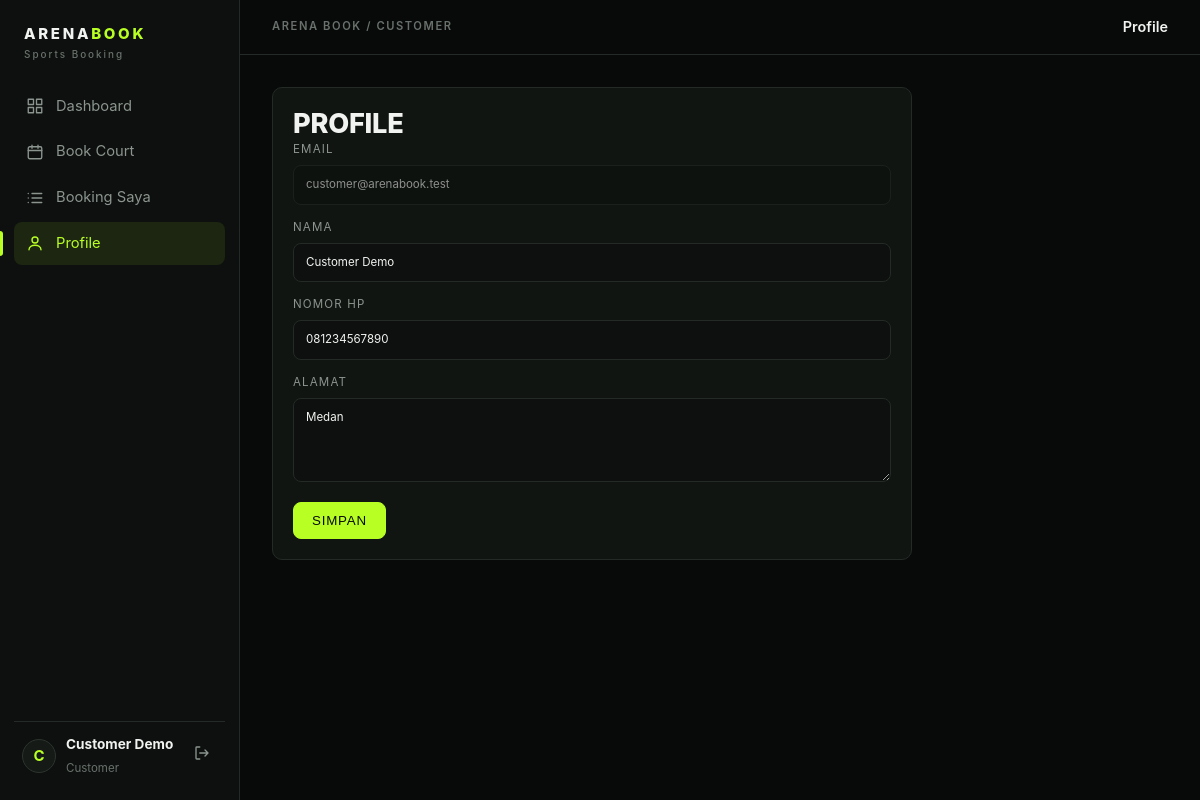
The app's page /customer/profile.php (signed in) with its own data.
### tables this page shows
CREATE TABLE customers(id INT AUTO_INCREMENT PRIMARY KEY,user_id INT NOT NULL UNIQUE,phone VARCHAR(30) NOT NULL,address TEXT,created_at TIMESTAMP DEFAULT CURRENT_TIMESTAMP,updated_at TIMESTAMP DEFAULT CURRENT_TIMESTAMP ON UPDATE CURRENT_TIMESTAMP,FOREIGN KEY(user_id) REFERENCES users(id) ON DELETE CASCADE);

CREATE TABLE users(id INT AUTO_INCREMENT PRIMARY KEY,name VARCHAR(100) NOT NULL,email VARCHAR(150) NOT NULL UNIQUE,password VARCHAR(255) NOT NULL,role ENUM('admin','customer') NOT NULL DEFAULT 'customer',created_at TIMESTAMP DEFAULT CURRENT_TIMESTAMP,updated_at TIMESTAMP DEFAULT CURRENT_TIMESTAMP ON UPDATE CURRENT_TIMESTAMP);

### customer/profile.php (the view, shortened to what this page needs)
<?php
requireCustomer(); $pdo = db(); $uid = currentUser()['id']; $errs = [];
$s = $pdo->prepare('SELECT u.name,u.email,c.phone,c.address FROM users u JOIN customers c ON c.user_id=u.id WHERE u.id=?'); $s->execute([$uid]); $p = $s->fetch();
layout_head('Profile', customerNav());
?>
<form method="post" class="card narrow"><h1>PROFILE</h1><?php foreach ($errs as $x) echo '<div class="alert err">' . e($x) . '</div>'; ?><?= csrf_field() ?>
<label>Email<input value="<?= e($p['email']) ?>" disabled></label>
<label>Nama<input name="name" required value="<?= e($p['name']) ?>"></label>
<label>Nomor HP<input name="phone" required value="<?= e($p['phone']) ?>"></label>
<label>Alamat<textarea name="address"><?= e($p['address']) ?></textarea></label><button class="btn">SIMPAN</button></form>
<?php layout_foot();

### config/functions.php (shortened to what this page needs)
<?php
function e($v): string { return htmlspecialchars((string)$v, ENT_QUOTES, 'UTF-8'); }
function flash(?string $msg = null, string $type = 'ok') {
    $f = $_SESSION['flash'] ?? null; unset($_SESSION['flash']); return $f;
}
function icon(string $n): string {
    static $p = [
        'grid' => '<rect x="3" y="3" width="7" height="7"/><rect x="14" y="3" width="7" height="7"/><rect x="3" y="14" width="7" height="7"/><rect x="14" y="14" width="7" height="7"/>',
        'cal' => '<rect x="3" y="5" width="18" height="16" rx="2"/><path d="M3 10h18M8 3v4M16 3v4"/>',
        'list' => '<path d="M8 6h13M8 12h13M8 18h13M3 6h.01M3 12h.01M3 18h.01"/>',
        'user' => '<circle cx="12" cy="8" r="4"/><path d="M4 21c0-4 4-6 8-6s8 2 8 6"/>',
        'court' => '<rect x="3" y="5" width="18" height="14" rx="1"/><path d="M12 5v14"/><circle cx="12" cy="12" r="2.5"/>',
        'clock' => '<circle cx="12" cy="12" r="9"/><path d="M12 7v5l3 2"/>',
        'users' => '<circle cx="9" cy="8" r="3.5"/><path d="M2 20c0-3.5 3-5 7-5s7 1.5 7 5M17 4.5a3.5 3.5 0 010 7M22 20c0-3-2-4.5-4-5"/>',
        'out' => '<path d="M9 4H5a1 1 0 00-1 1v14a1 1 0 001 1h4M16 8l4 4-4 4M20 12H9"/>'];
    return '<svg class="ic" viewBox="0 0 24 24" fill="none" stroke="currentColor" stroke-width="1.8" stroke-linecap="round" stroke-linejoin="round" aria-hidden="true">' . ($p[$n] ?? '') . '</svg>';
}
function layout_head(string $title, string $nav = ''): void {
    $u = $_SESSION['user'] ?? null; $f = flash();
    echo '<!DOCTYPE html><html lang="id"><head><meta charset="utf-8"><meta name="viewport" content="width=device-width,initial-scale=1"><title>' . e($title) . ' - ArenaBook</title><link rel="stylesheet" href="' . BASE . '/assets/css/style.css"></head>';
    if (!$u) {
        echo '<body class="guest"><div class="brand center">ARENA<span>BOOK</span><small>Sports Booking</small></div><main class="content">';
    } else {
        $admin = ($u['role'] ?? '') === 'admin';
        $menu = $admin
            ? [['admin/dashboard.php', 'grid', 'Dashboard'], ['admin/bookings.php', 'list', 'Bookings'], ['admin/fields.php', 'court', 'Courts'], ['admin/schedules.php', 'clock', 'Schedules'], ['admin/customers.php', 'users', 'Customers']]
            : [['customer/index.php', 'grid', 'Dashboard'], ['customer/booking.php', 'cal', 'Book Court'], ['customer/bookings.php', 'list', 'Booking Saya'], ['customer/profile.php', 'user', 'Profile']];
        $alias = ['admin/field_create.php' => 'admin/fields.php', 'admin/field_edit.php' => 'admin/fields.php', 'admin/booking_detail.php' => 'admin/bookings.php', 'customer/booking_detail.php' => 'customer/bookings.php'];
        $cur = basename(dirname($_SERVER['SCRIPT_NAME'])) . '/' . basename($_SERVER['SCRIPT_NAME']);
        $cur = $alias[$cur] ?? $cur;
        echo '<body><div class="app"><aside class="side"><a class="brand" href="' . BASE . '/">ARENA<span>BOOK</span><small>Sports Booking</small></a><nav class="menu">';
        foreach ($menu as $m) echo '<a href="' . BASE . '/' . $m[0] . '" class="' . ($cur === $m[0] ? 'active' : '') . '">' . icon($m[1]) . '<span>' . e($m[2]) . '</span></a>';
        echo '</nav><div class="me"><div class="av">' . e(strtoupper(mb_substr($u['name'], 0, 1))) . '</div><div class="who"><b>' . e($u['name']) . '</b><small>' . ($admin ? 'Administrator' : 'Customer') . '</small></div>';
        echo '<a class="out" href="' . BASE . '/auth/logout.php" title="Logout">' . icon('out') . '</a></div></aside><div class="main">';
        echo '<header class="top"><span class="eyebrow">ARENA BOOK / ' . ($admin ? 'ADMIN' : 'CUSTOMER') . '</span><span class="ptitle">' . e($title) . '</span></header><main class="content">';
    }
}
function layout_foot(): void { echo '</main>' . (isset($_SESSION['user']) ? '</div></div>' : '') . '<script src="' . BASE . '/assets/js/script.js"></script></body></html>'; }

### assets/css/style.css (style rules this page uses)
:root { --bg:#080a09;--s1:#0d100e;--s2:#111512;--s3:#151a16;--bd:#242a26;--bd2:#2d342f;--tx:#f1f3f0;--mu:#8b948e;--mu2:#69716c;--ac:#b8ff24;--acs:rgba(184,255,36,.09);--red:#e5534b;--amb:#d9a441;--r:10px }
* { box-sizing:border-box }
html { -webkit-text-size-adjust:100% }
body { margin:0;background:var(--bg);color:var(--tx);font:15px/1.55 Inter,Manrope,system-ui,-apple-system,"Segoe UI",sans-serif }
a { color:inherit;text-decoration:none }
h1,h2,h3 { margin:0;line-height:1.2;letter-spacing:-.01em }
h1 { font-size:1.7rem;font-weight:800 }
.eyebrow { display:block;font-size:.7rem;letter-spacing:.14em;text-transform:uppercase;color:var(--mu2);font-weight:600 }
.app { display:grid;grid-template-columns:240px 1fr;min-height:100vh }
.side { position:sticky;top:0;height:100vh;display:flex;flex-direction:column;padding:22px 14px;background:var(--s1);border-right:1px solid var(--bd) }
.brand { display:block;font-weight:800;letter-spacing:.18em;padding:0 10px 22px }
.brand span { color:var(--ac) }
.brand small { display:block;font-size:.62rem;letter-spacing:.2em;color:var(--mu2);font-weight:500;margin-top:2px }
.menu { display:flex;flex-direction:column;gap:3px;flex:1 }
.menu a { position:relative;display:flex;align-items:center;gap:12px;padding:10px 12px;border-radius:8px;color:var(--mu);font-size:.92rem;transition:.18s }
.menu a.active { background:var(--acs);color:var(--ac) }
.menu a.active:before { content:"";position:absolute;left:-14px;top:9px;bottom:9px;width:3px;border-radius:0 3px 3px 0;background:var(--ac) }
.ic { width:18px;height:18px;flex:none }
.me { display:flex;align-items:center;gap:10px;padding:12px 8px 0;border-top:1px solid var(--bd) }
.av { width:34px;height:34px;border-radius:50%;background:var(--s3);border:1px solid var(--bd2);display:grid;place-items:center;font-weight:700;color:var(--ac);flex:none }
.who { min-width:0;flex:1 }
.who b { display:block;font-size:.85rem;white-space:nowrap;overflow:hidden;text-overflow:ellipsis }
.who small { color:var(--mu2);font-size:.72rem }
.out { color:var(--mu);padding:6px;border-radius:6px;transition:.18s }
.main { min-width:0 }
.top { display:flex;align-items:center;justify-content:space-between;padding:16px 32px;border-bottom:1px solid var(--bd);background:rgba(8,10,9,.9);position:sticky;top:0;z-index:5 }
.ptitle { font-weight:600;font-size:.9rem }
.content { padding:32px;max-width:1240px;animation:fade .25s ease }
.card { background:var(--s2);border:1px solid var(--bd);border-radius:var(--r);padding:20px;margin-bottom:16px;transition:border-color .2s,transform .2s }
.narrow { max-width:640px }
.btn { display:inline-flex;align-items:center;gap:8px;background:var(--ac);color:#0a0d05;border:1px solid var(--ac);border-radius:8px;padding:10px 18px;font:700 .8rem/1 inherit;letter-spacing:.06em;cursor:pointer;transition:.18s }
label { display:block;margin-bottom:14px;color:var(--mu);font-size:.72rem;letter-spacing:.1em;text-transform:uppercase }
input,select,textarea { width:100%;margin-top:6px;padding:10px 12px;background:var(--s1);color:var(--tx);border:1px solid var(--bd);border-radius:8px;font:inherit;letter-spacing:0;text-transform:none;transition:.18s;color-scheme:dark }
input:disabled { opacity:.55 }
textarea { min-height:84px;resize:vertical }

### records on screen
customers: user.name "C", user.name "Customer Demo", user.email "customer@arenabook.test", name "Customer Demo", phone "081234567890", address "Medan"

### other values on screen
$m[2] "Dashboard"
$m[2] "Book Court"
$m[2] "Booking Saya"
$m[2] "Profile"
$title "Profile"
